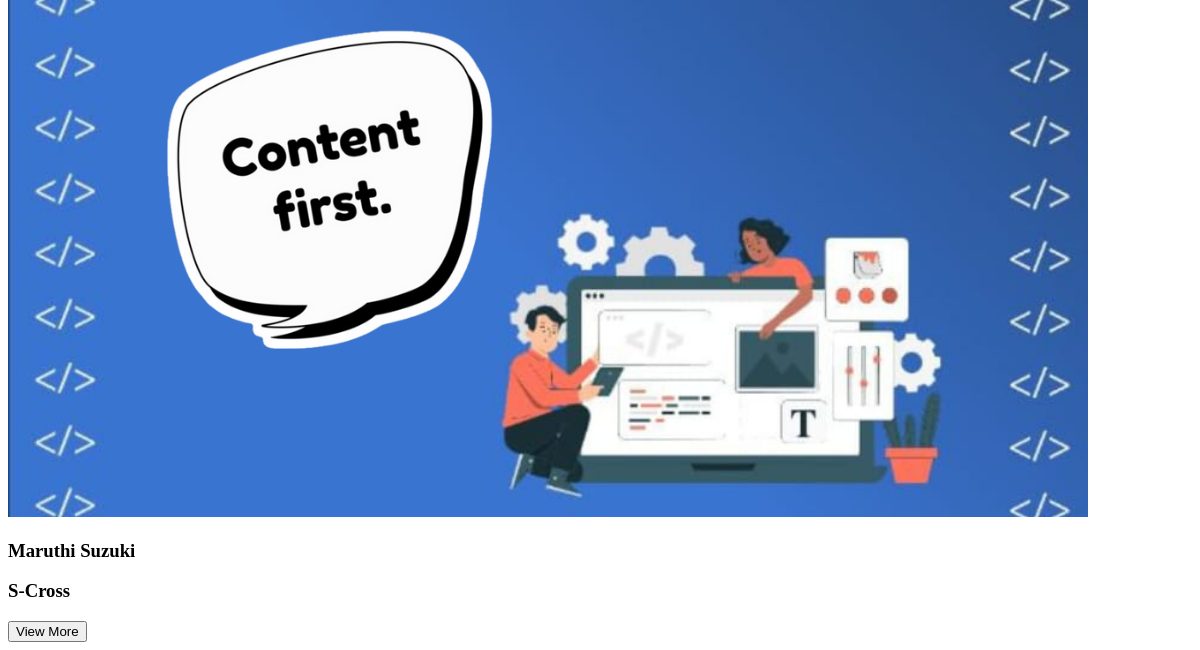
Page /buy/ (lower part) on the earlier database version.
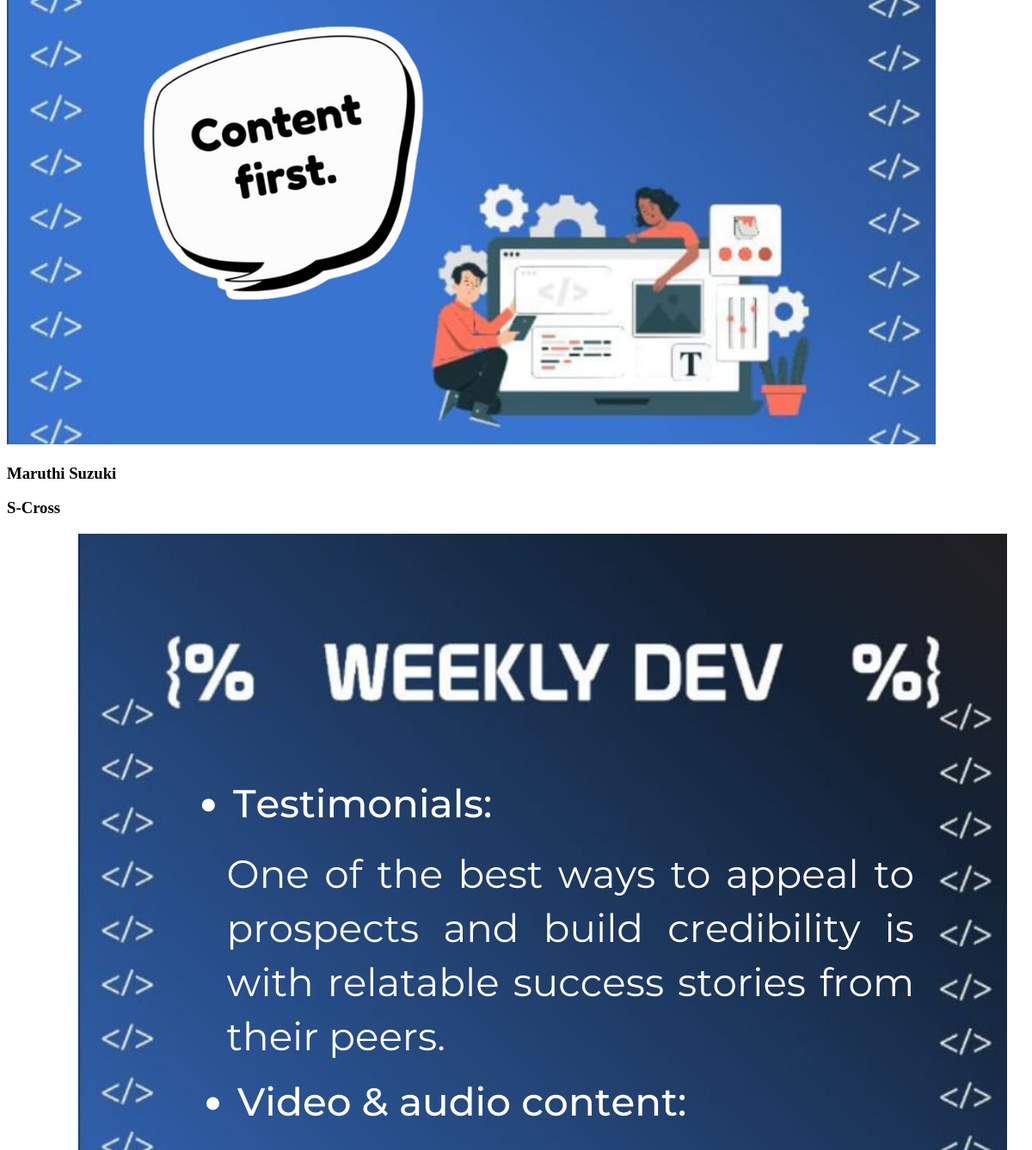
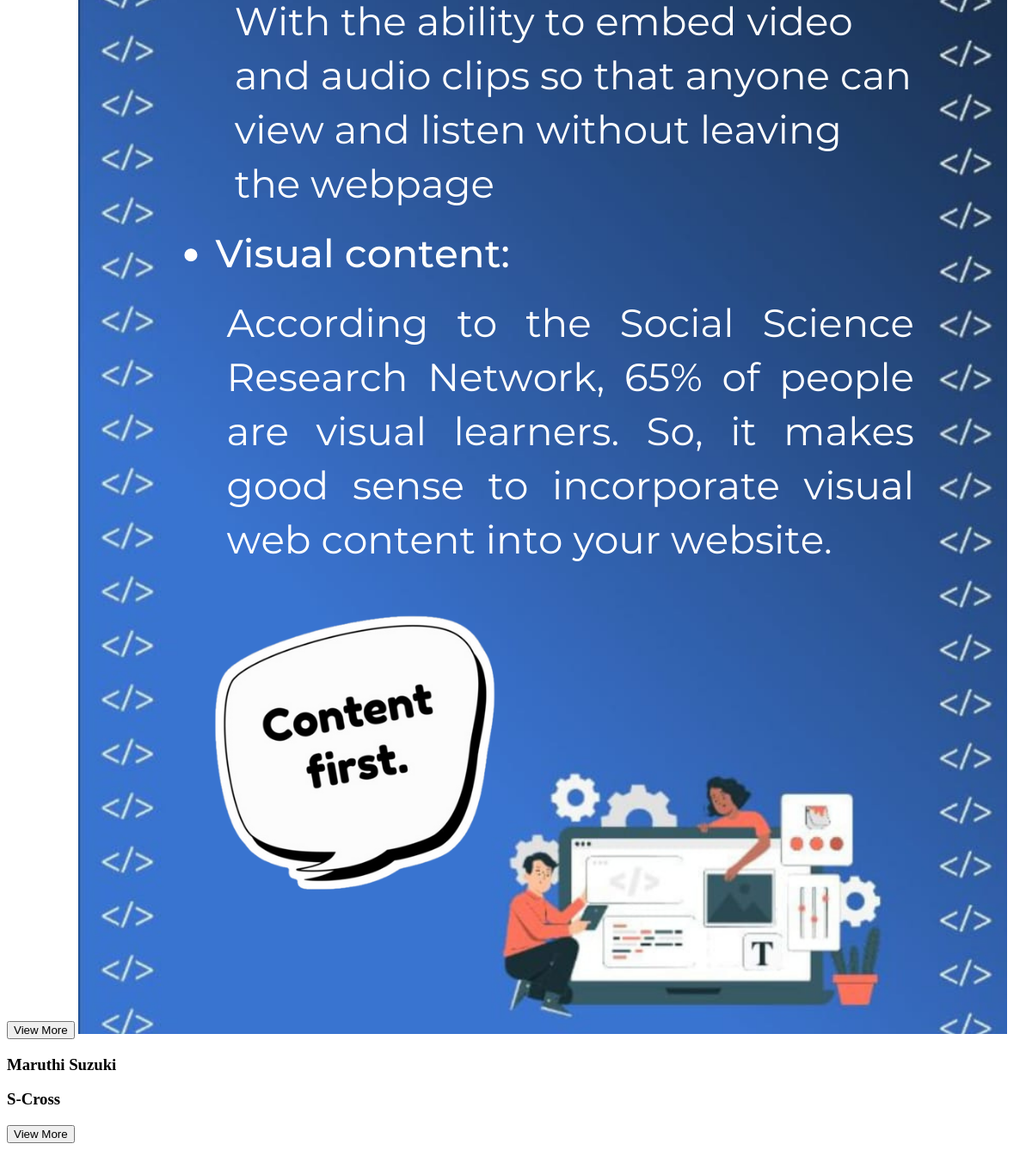
Same page on the later database version (2 pictures, top to bottom).
### seller/models.py (models this page shows)
class Car(models.Model):
    id=models.AutoField(primary_key=True)
    carCompany=models.CharField(max_length=15)
    carName=models.CharField(max_length=15)
    manu_Date=models.DateField()
    kilometers=models.IntegerField()
    Fuel_type=models.CharField(max_length=10)
    color=models.CharField(max_length=10)
    expected_price=models.IntegerField()
    insurance_type=models.CharField(max_length=15)
    car_registration_no=models.CharField(max_length=10)
    images=models.ImageField(upload_to="Images")

### buyer/views.py (the view)
# urls.py: path("buy/", include('buyer.urls'), name="buy")
def buy(request):
    Cars=Car.objects.all()
    return render(request, "buyer/buy.html", {'Cars': Cars})

### Templates/buyer/buy.html (shortened to what this page needs)
<!DOCTYPE html>
<html lang="en">
<head>
</head>
<body>
    {%if Cars%}
    {% for car in Cars%}
    <img src="../../Images/Testimonials.png" alt="image">
    <h3>{{car.carCompany}}</h3>
    <h3>{{car.carName}}</h3>
    <a href="{% url 'view_more' car.id%}"><button>View More</button></a>
    {%endfor%}
    {%else%}
    <h1>No cars</h1>
    {%endif%}
</body>
</html>

Differences in the rows shown:
added Car: carCompany "Maruthi Suzuki", carName "S-Cross"
